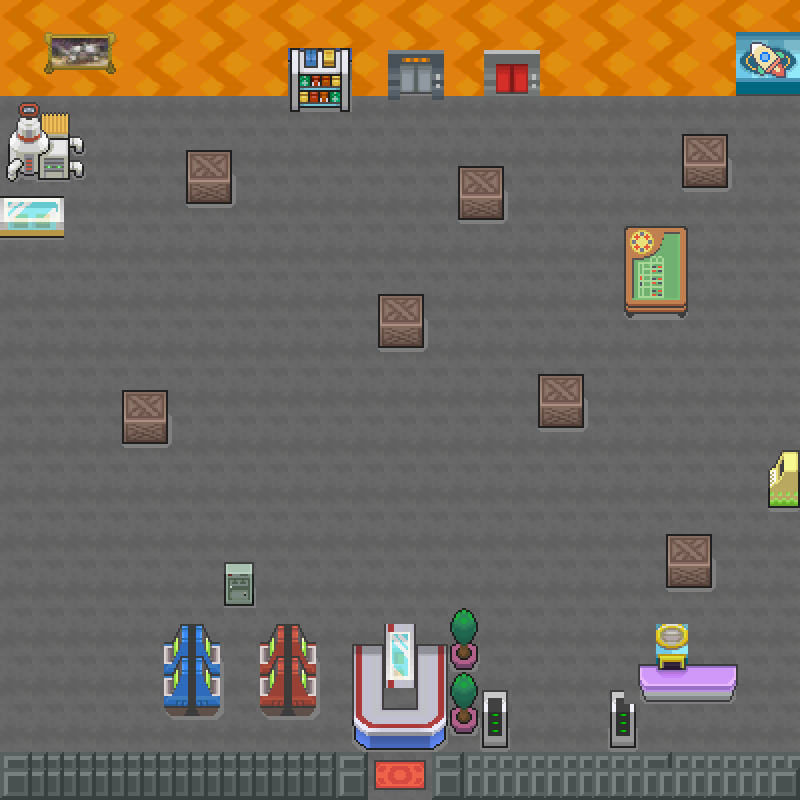

Rendered tile map (Tiled .tmx) drawn with the repository's tilesets; below, a short description and the map source with its tile grids summarised:
An orthogonal 50x50 tile map with 16x16 px tiles, 5 tile layers (floor, walls, deco 2, deco, ...) and 19 objects (12x collision, dresseur_path1, enter_restricted_area, exit_rocket_base, spawn_rocket_base, ...).

<map version="1.8" tiledversion="1.8.2" orientation="orthogonal" renderorder="right-down" width="50" height="50" tilewidth="16" tileheight="16" infinite="0" nextlayerid="7" nextobjectid="24">
 <tileset firstgid="1" source="Team rocket 1.tsx" />
 <layer id="1" name="floor" width="50" height="50">
  <data>[2500 cells, 2500 non-empty, 6 distinct tile ids]</data>
 </layer>
 <layer id="2" name="walls" width="50" height="50">
  <data>[2500 cells, 323 non-empty, 181 distinct tile ids]</data>
 </layer>
 <layer id="4" name="deco 2" width="50" height="50">
  <data>[2500 cells, 147 non-empty, 12 distinct tile ids]</data>
 </layer>
 <layer id="3" name="deco" width="50" height="50">
  <data>[2500 cells, 379 non-empty, 128 distinct tile ids]</data>
 </layer>
 <layer id="5" name="deco 3" width="50" height="50">
  <data>[2500 cells, 166 non-empty, 70 distinct tile ids]</data>
 </layer>
 <objectgroup id="6" name="Objects">
  <object id="1" type="collision" x="456.209" y="179.753" width="45.5071" height="35.268" />
  <object id="2" type="collision" x="623.448" y="229.811" width="58.0216" height="81.9129" />
  <object id="4" type="collision" x="352.68" y="640.513" width="91.0143" height="103.529" />
  <object id="5" type="collision" x="260.528" y="645.064" width="54.6086" height="70.5361" />
  <object id="6" type="collision" x="159.275" y="641.651" width="62.5723" height="71.6738" />
  <object id="7" name="dresseur_path1" x="320.825" y="719.013" width="13.6521" height="14.7898" />
  <object id="8" name="enter_restricted_area" x="734.94" y="79.6375" width="60.297" height="17.0652" />
  <object id="9" name="exit_rocket_base" x="365.195" y="780.448" width="67.123" height="18.2029" />
  <object id="10" name="spawn_rocket_base" x="277.594" y="771.346">
   <point />
  </object>
  <object id="11" type="collision" x="1.13768" y="84.1882" width="803.201" height="9.10143" />
  <object id="12" type="collision" x="292.383" y="89.8766" width="54.6086" height="19.3405" />
  <object id="13" type="collision" x="2.27536" y="794.1" width="360.644" height="2.27536" />
  <object id="14" type="collision" x="440.282" y="795.237" width="360.644" height="3.41304" />
  <object id="15" type="collision" x="-2.27536" y="91.0143" width="4.55071" height="707.636" />
  <object id="16" type="collision" x="4.55071" y="170.652" width="72.8114" height="5.68839" />
  <object id="17" type="collision" x="65.9854" y="137.659" width="12.5145" height="32.9927" />
  <object id="20" name="pp pass" x="387.948" y="78.4998" width="52.3332" height="18.2029" />
  <object id="21" name="pp pass 2" x="482.376" y="77.3621" width="55.7463" height="19.3405" />
  <object id="22" name="colllision" x="790.687" y="91.0143" width="6.82607" height="689.433" />
 </objectgroup>
</map>
